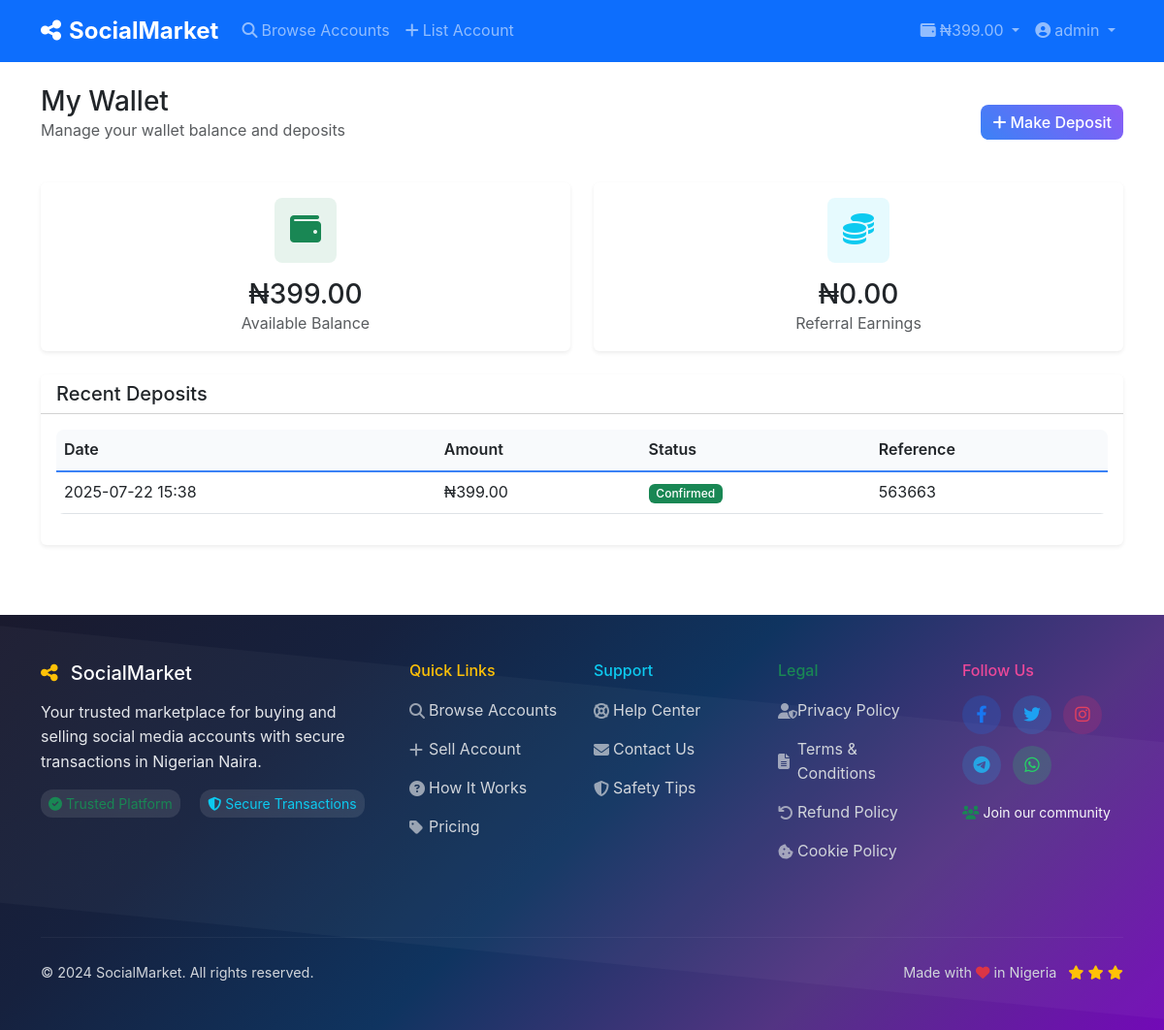
Page /wallet (signed in) on the earlier database version.
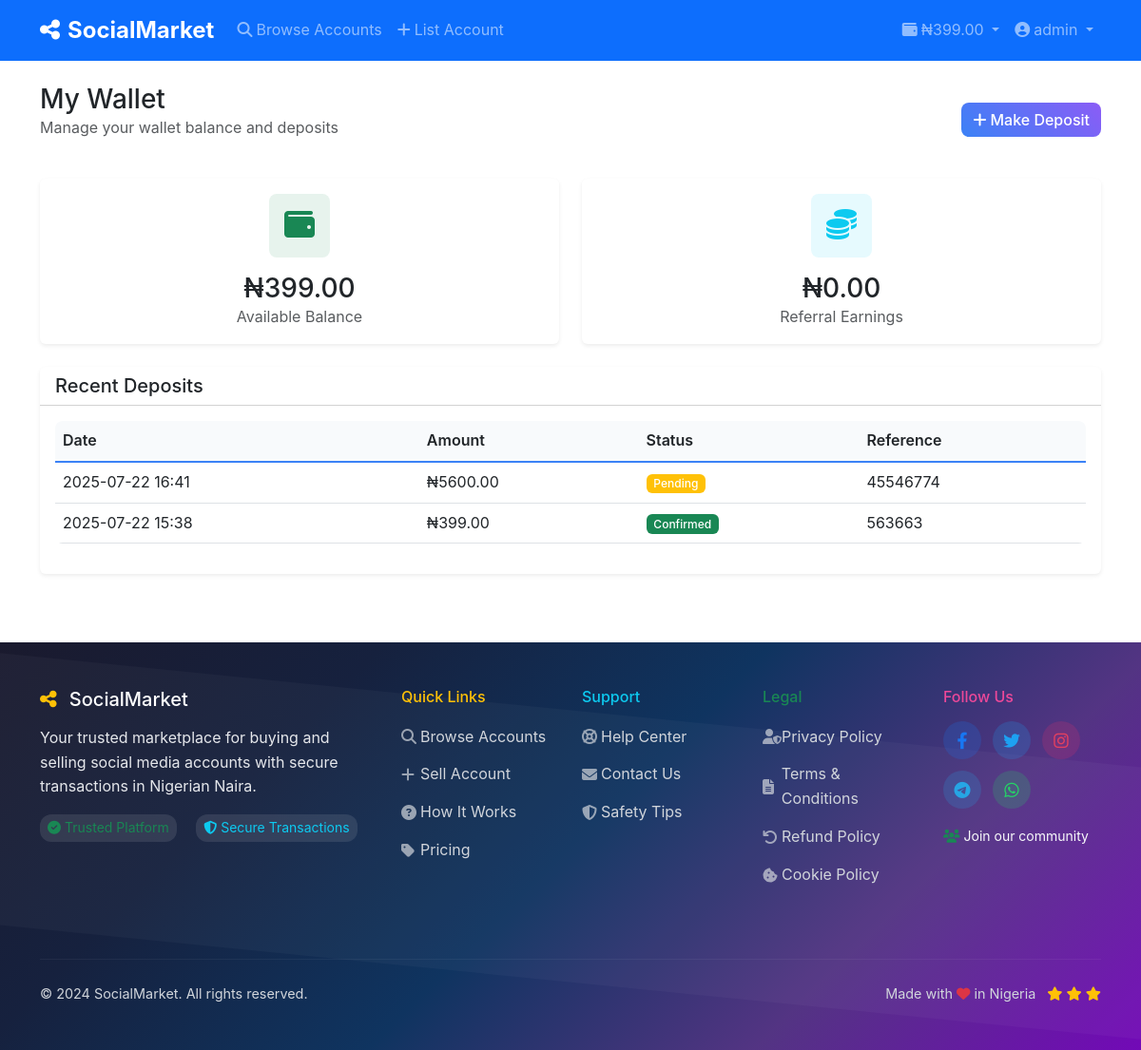
Same page on the later database version.
### models.py (models this page shows)
class WalletDeposit(db.Model):
    id = db.Column(db.Integer, primary_key=True)
    user_id = db.Column(db.Integer, db.ForeignKey('user.id'), nullable=False)
    amount = db.Column(db.Numeric(10, 2), nullable=False)
    deposit_method = db.Column(db.String(50))  # bank_transfer, cash_deposit
    bank_name = db.Column(db.String(100))
    account_number = db.Column(db.String(20))
    account_name = db.Column(db.String(100))
    payment_proof = db.Column(db.String(255))
    reference_number = db.Column(db.String(100))
    status = db.Column(db.String(20), default='pending')  # pending, confirmed, rejected
    admin_notes = db.Column(db.Text)
    processed_by = db.Column(db.Integer, db.ForeignKey('user.id'))
    processed_at = db.Column(db.DateTime)
    created_at = db.Column(db.DateTime, default=datetime.utcnow)

### app.py (the view)
@app.route('/wallet')
@login_required
def wallet():
    page = request.args.get('page', 1, type=int)
    deposits = WalletDeposit.query.filter_by(user_id=current_user.id).order_by(
        WalletDeposit.created_at.desc()
    ).paginate(page=page, per_page=10, error_out=False)
    return render_template('wallet.html', deposits=deposits)

### app.py (called while the page is built)
@login_manager.user_loader
def load_user(user_id):
    return User.query.get(int(user_id))

@app.context_processor
def inject_settings():
    settings = Settings.query.first()
    return dict(settings=settings)

### templates/wallet.html (shortened to what this page needs)
{% extends "base.html" %}
{% block content %}
<div class="container py-4">
    <div class="row">
        <div class="col-12">
            <div class="d-flex justify-content-between align-items-center mb-4">
                <div>
                    <h1 class="h3 mb-0">My Wallet</h1>
                    <p class="text-muted">Manage your wallet balance and deposits</p>
                </div>
                <a href="{{ url_for('deposit') }}" class="btn btn-primary">
                    <i class="fas fa-plus me-1"></i>Make Deposit
                </a>
            </div>
        </div>
    </div>
    <div class="row mb-4">
        <div class="col-md-6">
            <div class="card border-0 shadow-sm">
                <div class="card-body text-center">
                    <div class="bg-success bg-opacity-10 rounded-3 p-3 d-inline-block mb-3">
                        <i class="fas fa-wallet text-success fa-2x"></i>
                    </div>
                    <h3 class="mb-0">₦{{ "%.2f"|format(current_user.wallet_balance) }}</h3>
                    <p class="text-muted mb-0">Available Balance</p>
                </div>
            </div>
        </div>
        <div class="col-md-6">
            <div class="card border-0 shadow-sm">
                <div class="card-body text-center">
                    <div class="bg-info bg-opacity-10 rounded-3 p-3 d-inline-block mb-3">
                        <i class="fas fa-coins text-info fa-2x"></i>
                    </div>
                    <h3 class="mb-0">₦{{ "%.2f"|format(current_user.referral_earnings) }}</h3>
                    <p class="text-muted mb-0">Referral Earnings</p>
                </div>
            </div>
        </div>
    </div>
    <div class="card border-0 shadow-sm">
        <div class="card-header bg-white">
            <h5 class="card-title mb-0">Recent Deposits</h5>
        </div>
        <div class="card-body">
            {% if deposits.items %}
            <div class="table-responsive">
                <table class="table table-hover">
                    <thead>
                        <tr>
                            <th>Date</th>
                            <th>Amount</th>
                            <th>Status</th>
                            <th>Reference</th>
                        </tr>
                    </thead>
                    <tbody>
                        {% for deposit in deposits.items %}
                        <tr>
                            <td>{{ deposit.created_at.strftime('%Y-%m-%d %H:%M') }}</td>
                            <td>₦{{ "%.2f"|format(deposit.amount) }}</td>
                            <td>
                                {% if deposit.status == 'confirmed' %}
                                    <span class="badge bg-success">Confirmed</span>
                                {% elif deposit.status == 'pending' %}
                                    <span class="badge bg-warning">Pending</span>
                                {% else %}
                                    <span class="badge bg-danger">Rejected</span>
                                {% endif %}
                            </td>
                            <td>{{ deposit.reference_number or 'N/A' }}</td>
                        </tr>
                        {% endfor %}
                    </tbody>
                </table>
            </div>
            {% else %}
            <div class="text-center py-4">
                <i class="fas fa-receipt fa-3x text-muted mb-3"></i>
                <p class="text-muted">No deposits found</p>
                <a href="{{ url_for('deposit') }}" class="btn btn-primary">Make Your First Deposit</a>
            </div>
            {% endif %}
        </div>
    </div>
</div>
{% endblock %}

Differences in the rows shown:
added WalletDeposit: created_at "2025-07-22 16:41", amount "5600.00", status "Pending", reference_number "45546774"
